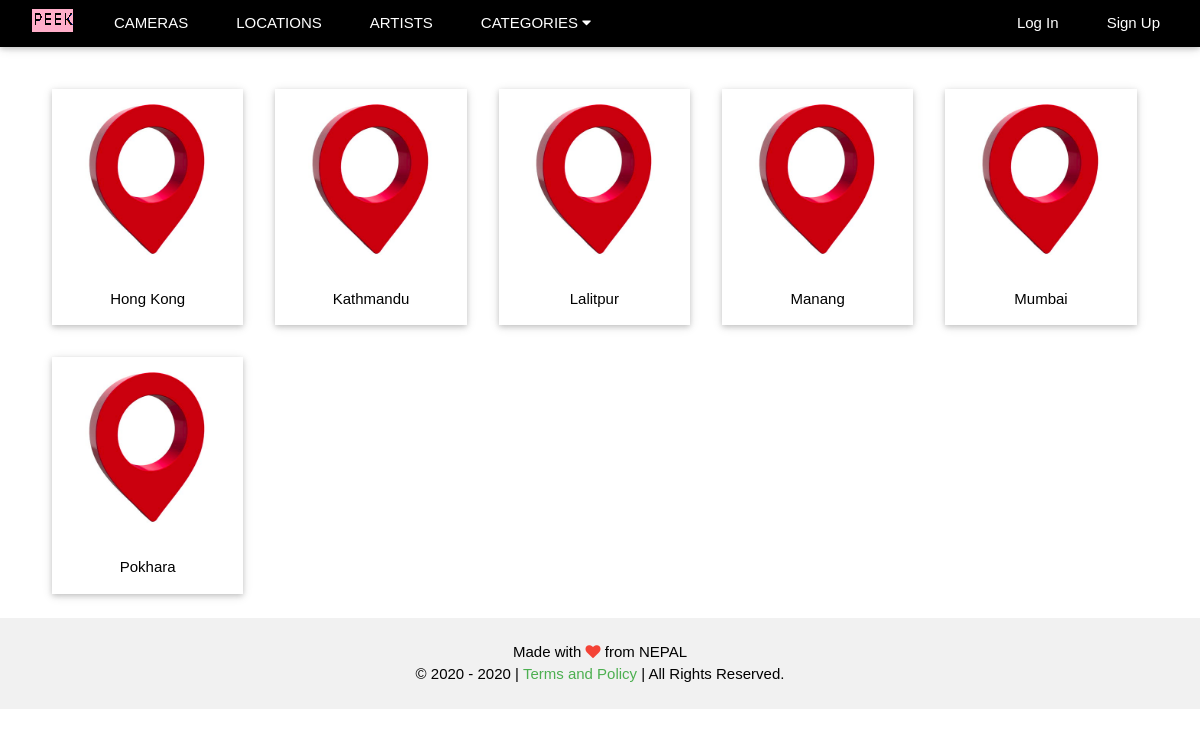
The page /browse/locations/ on the database its author committed.
### photos/models.py (models this page shows, shortened)
class Location(models.Model):
    location = models.CharField(max_length=254, unique=True)
    slug = models.SlugField(unique=True)
    image = models.ImageField(upload_to='locations', null=True, blank=True)

### photos/views.py (the view)
# urls.py: path('locations/', locations_page_view, name='location'),
def locations_page_view(request):
    data_list = Location.objects.all().order_by('location')
    b_url = '?'
    if data_list.count() != 0:
        paginator = Paginator(data_list, 20)
        if 'page' in request.GET:
            q = request.GET['page']
            if q is not None and q != '' and q != '0':
                page_number = request.GET.get('page')
            else:
                page_number = 1
        else:
            page_number = 1
        data = paginator.get_page(page_number)
    return render(request, 'explore_location.html', {'data' : data, 'base_url' : b_url})

### photos/context_processors.py (called while the page is built)
def category(request):
    cats = Category.objects.all().order_by('category')
    return {'cat_menu' : cats}

### photos/models.py (called while the page is built)
    def __str__(self):
        return self.category

### templates/explore_location.html (shortened to what this page needs)
{% extends 'base.html' %}
{% block content %} {% load static %}
<div class="w3-content" style="margin-top:65px; max-width:1500px">
<div class="w3-container w3-padding w3-center" style="margin-left: 20px;">
    <div class="w3-row">
        {% for item in data %} <a href="{% url 'browse' %}?location={{ item.slug }}">
            <div class="w3-card w3-col l2 m3 s4 w3-margin">
                {% if item.image %}
                    <img src="{{ item.image.url }}"  style="width:100%">
                {% else %}
                    <img src="{% static 'images/location_blank.png' %}"  style="width:100%">
                {% endif %}
                <div class="w3-container w3-center">
                    <p>{{ item.location }}</p>
                </div>
            </div>
        </a> {% endfor %}
    </div>
</div>
</div>
{% endblock %}

### static/css/w3.css (style rules this page uses)
html { box-sizing:border-box }
*,*:before,*:after { box-sizing:inherit }
html { -ms-text-size-adjust:100%;-webkit-text-size-adjust:100% }
body { margin:0 }
a { background-color:transparent }
img { border-style:none }
html,body { font-family:Verdana,sans-serif;font-size:15px;line-height:1.5 }
html { overflow-x:hidden }
img { vertical-align:middle }
a { color:inherit }
.w3-container:after,.w3-container:before,.w3-panel:after,.w3-panel:before,.w3-row:after,.w3-row:before,.w3-row-padding:after,.w3-row-padding:before, .w3-cell-row:before,.w3-cell-row:after,.w3-clear:after,.w3-clear:before,.w3-bar:before,.w3-bar:after { content:"";display:table;clear:both }
.w3-col,.w3-half,.w3-third,.w3-twothird,.w3-threequarter,.w3-quarter { float:left;width:100% }
.w3-col.s4 { width:33.33333% }
@media (min-width:601px) { .w3-col.m3,.w3-quarter { width:24.99999% } }
@media (min-width:993px) { .w3-col.l2 { width:16.66666% } }
.w3-content,.w3-auto { margin-left:auto;margin-right:auto }
.w3-content { max-width:980px }
.w3-container,.w3-panel { padding:0.01em 16px }
.w3-card,.w3-card-2 { box-shadow:0 2px 5px 0 rgba(0,0,0,0.16),0 2px 10px 0 rgba(0,0,0,0.12) }
.w3-center { text-align:center!important }
.w3-margin { margin:16px!important }
.w3-padding { padding:8px 16px!important }

### rows shown on the page
Location: location "Hong Kong"
Location: location "Kathmandu"
Location: location "Lalitpur"
Location: location "Manang"
Location: location "Mumbai"
Location: location "Pokhara"
